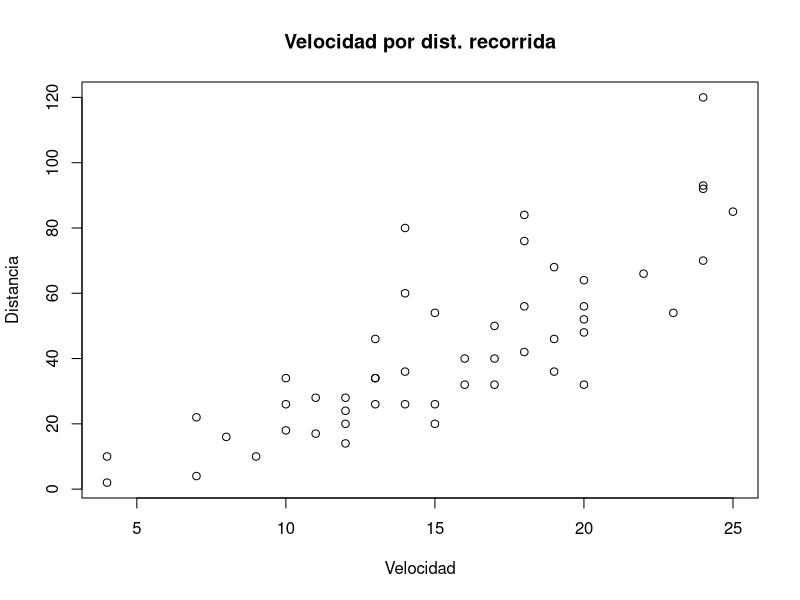
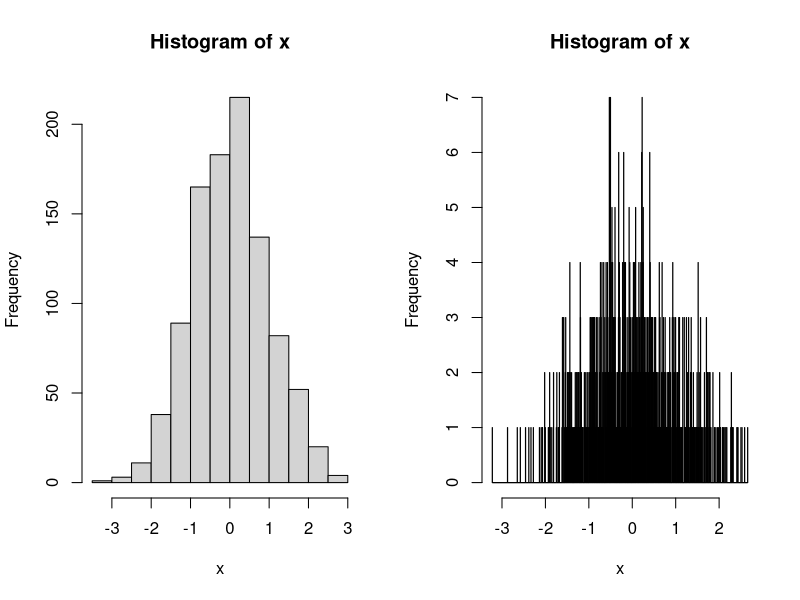
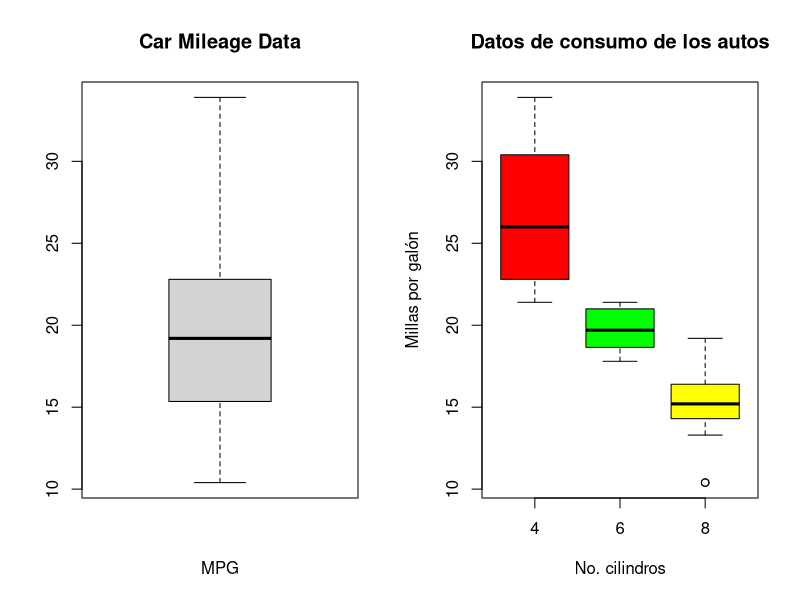
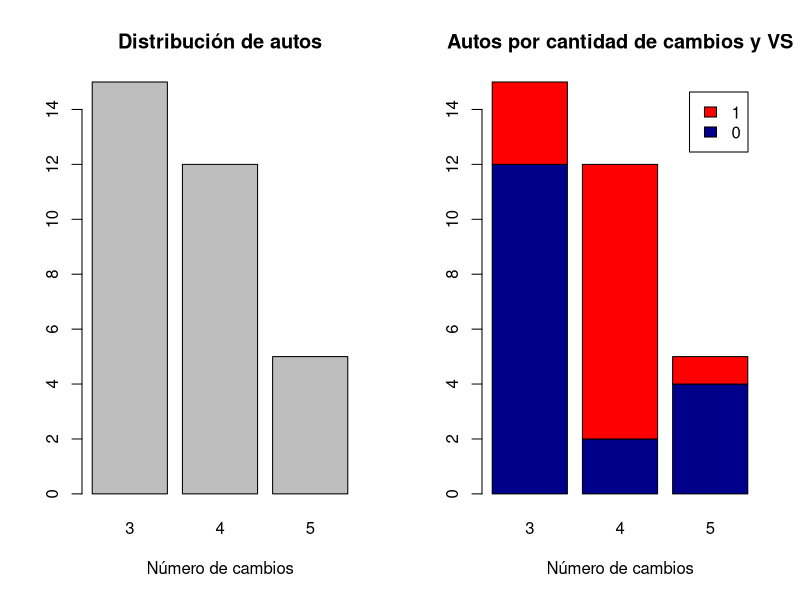
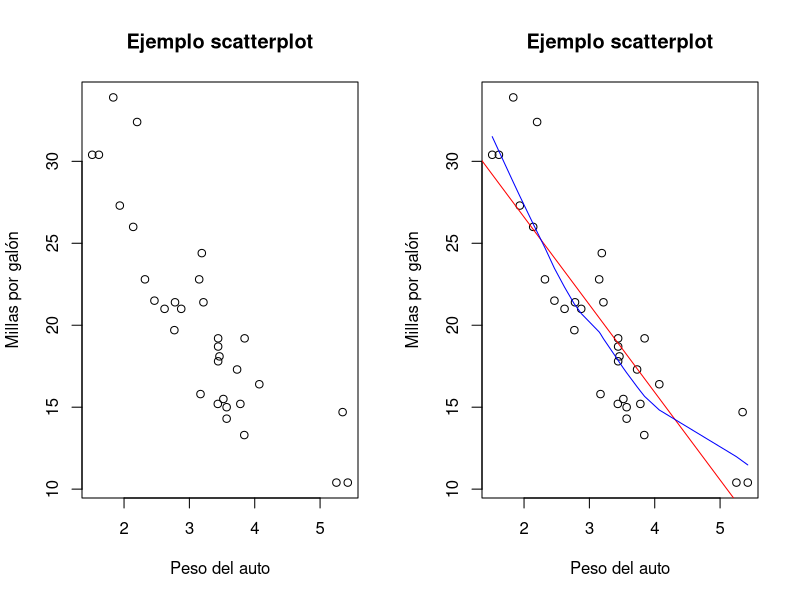

The R source for these figures, in order:
## ---- chunk 1
str(plot)
## ---- chunk 2
plot(cars$speed,cars$dist
     ,main="Velocidad por dist. recorrida"
     ,xlab="Velocidad",ylab="Distancia")
## ---- chunk 3
x<-rnorm(1000,0,1)
par(mfrow=c(1,2))
hist(x)
hist(x,breaks=1000)
## ---- chunk 4
boxplot(mtcars$mpg, main='Car Mileage Data',xlab='MPG')
## ---- chunk 5
boxplot(mpg~cyl,data=mtcars, main="Datos de consumo de los autos"
	, xlab="No. cilindros", ylab="Millas por galón"
	, col=c("red","green","yellow"))
## ---- chunk 6
counts <- table(mtcars$gear)
barplot(counts, main="Distribución de autos", 
  	xlab="Número de cambios")
## ---- chunk 7
counts <- table(mtcars$vs, mtcars$gear)
barplot(counts, main="Autos por cantidad de cambios y VS",
  xlab="Número de cambios", col=c("darkblue","red"),
 	legend = rownames(counts))
## ---- chunk 8
str(barplot)
## ---- chunk 9
plot(mtcars$wt, mtcars$mpg, main="Ejemplo scatterplot", 
  	xlab="Peso del auto", ylab="Millas por galón")
## ---- chunk 10
plot(mtcars$wt, mtcars$mpg, main="Ejemplo scatterplot", 
  	xlab="Peso del auto", ylab="Millas por galón")
abline(lm(mtcars$mpg~mtcars$wt), col="red") 
lines(lowess(mtcars$wt,mtcars$mpg), col="blue")
